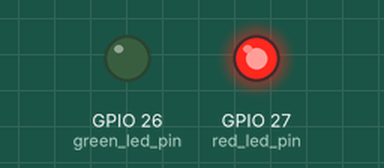
This sketch was run on a simulated ESP32. Shown: output pins drawn as LEDs (lit = HIGH).

Above: at 0.5 s.
At 1.5 s:
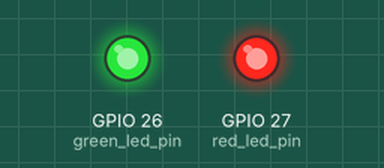
At 2.5 s:
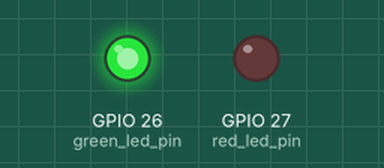
At 3.5 s:
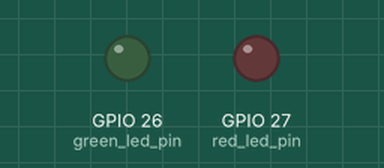
Timing chart, 0 to 5.2 s (numbered marks = the images above):
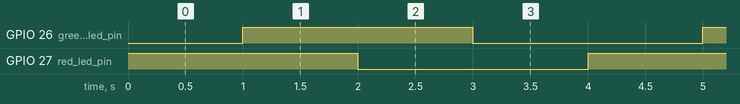

The sketch:

led_test_esp32.ino
```cpp
#define red_led_pin 27
#define green_led_pin 26

void setup() {
  pinMode(red_led_pin, OUTPUT);
  pinMode(green_led_pin, OUTPUT);
}

void loop() {
  digitalWrite(red_led_pin, HIGH);
  delay(1000);
  digitalWrite(green_led_pin, HIGH);
  delay(1000);

  digitalWrite(red_led_pin, LOW);
  delay(1000);
  digitalWrite(green_led_pin, LOW);
  delay(1000);
}
```

Measured:
- by itself, GPIO 26 (green_led_pin), GPIO 27 (red_led_pin): alternates HIGH for 2.0 s and LOW for 2.0 s
- by itself, everything shown: repeats every 4.0 s, in 4 steps
